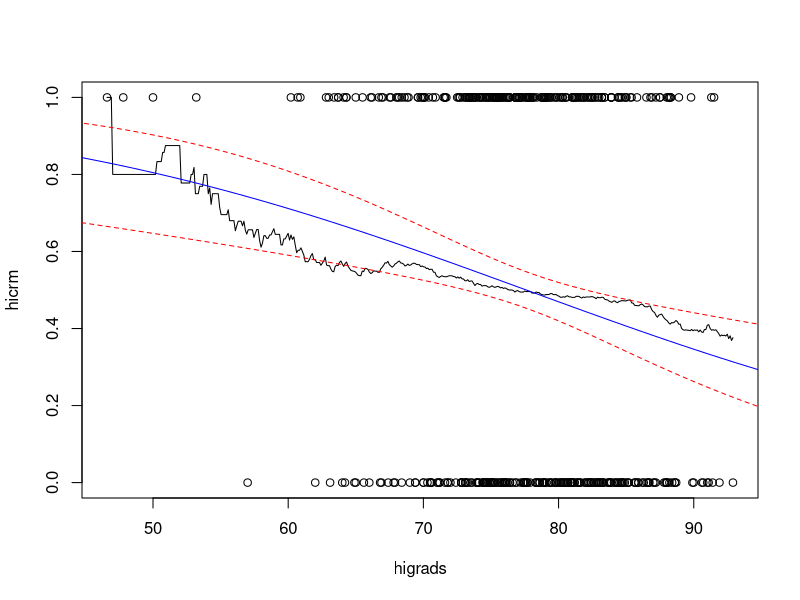
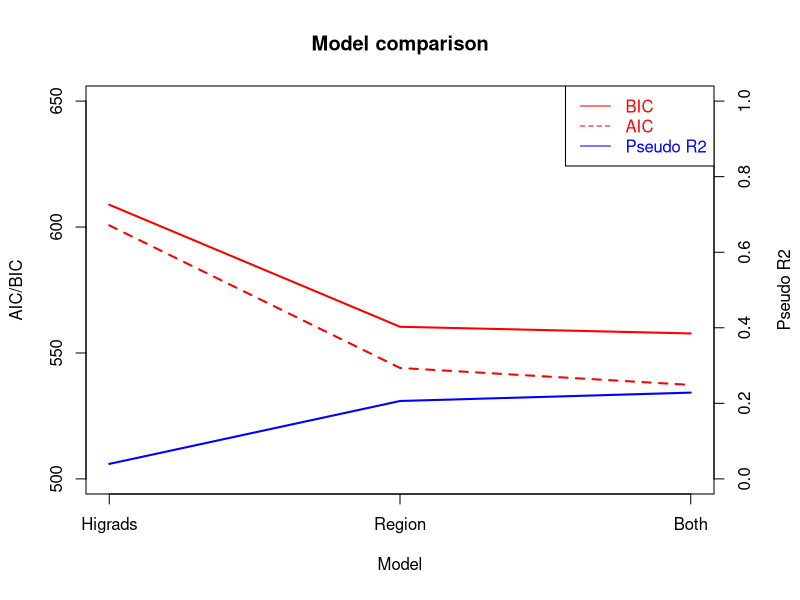
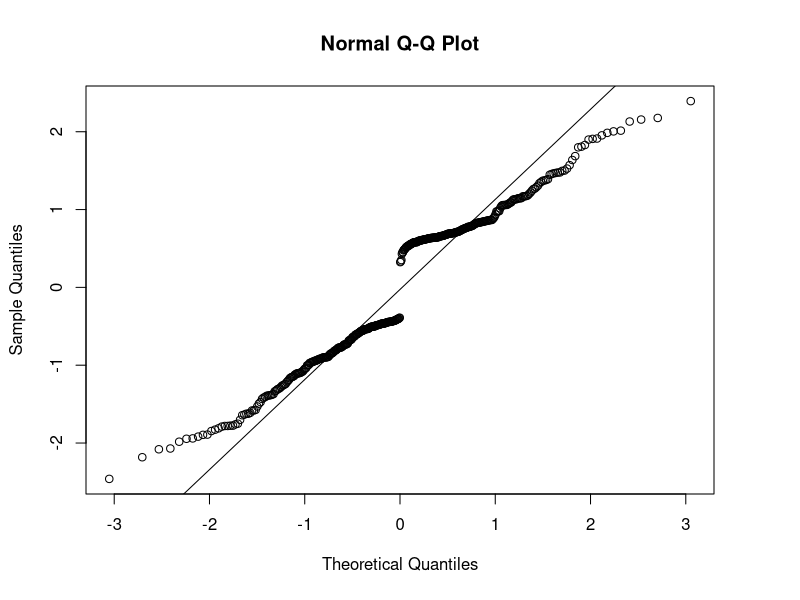
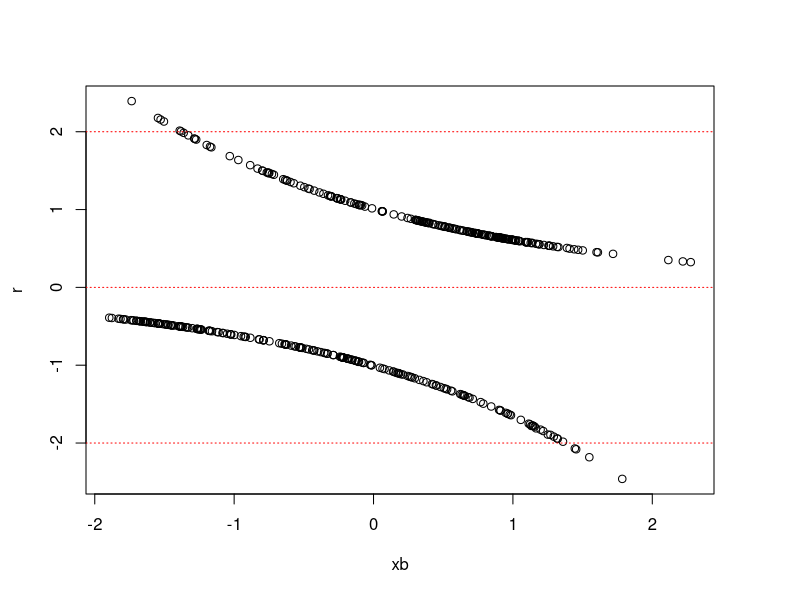
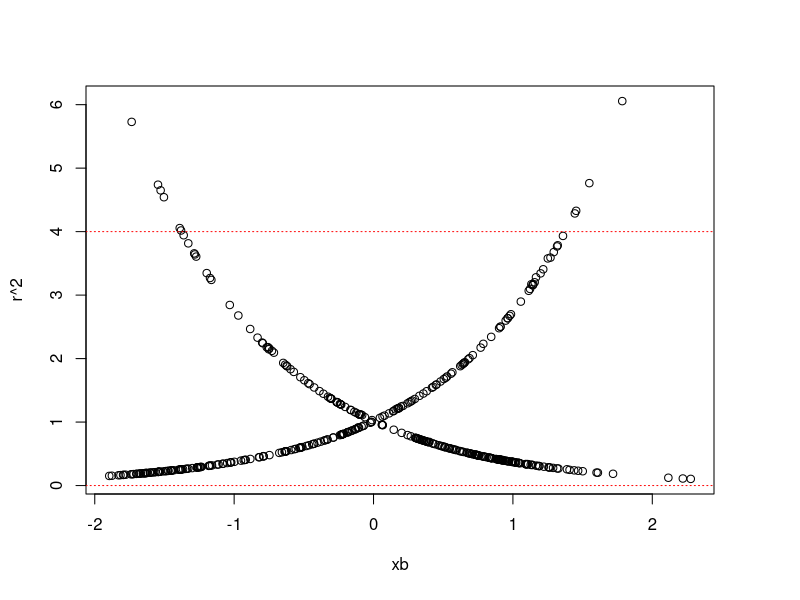
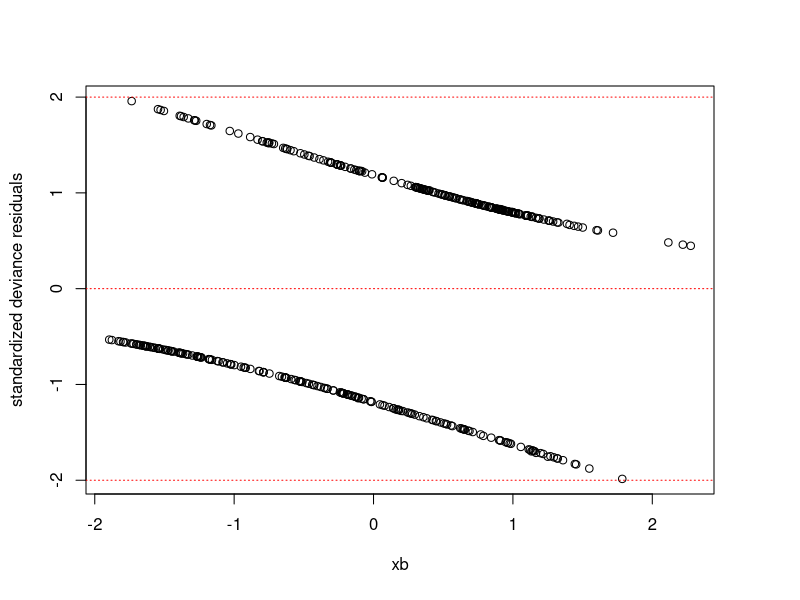
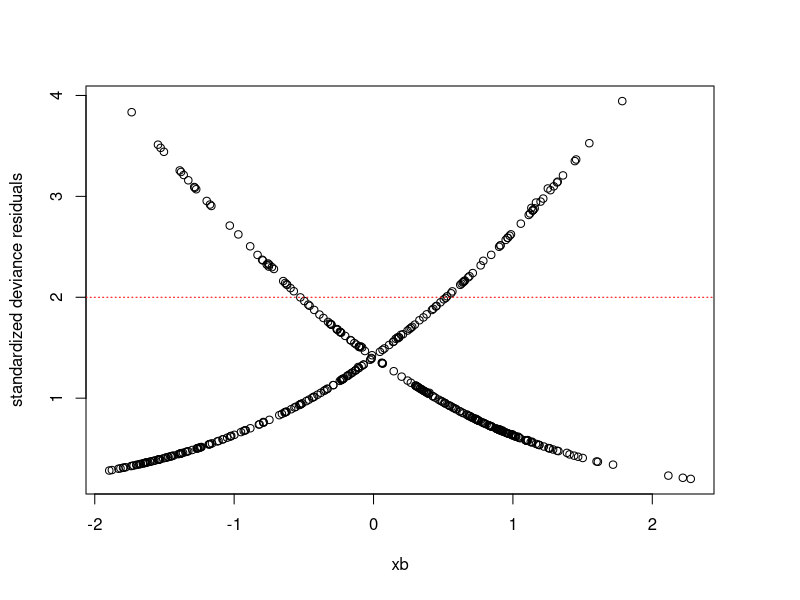
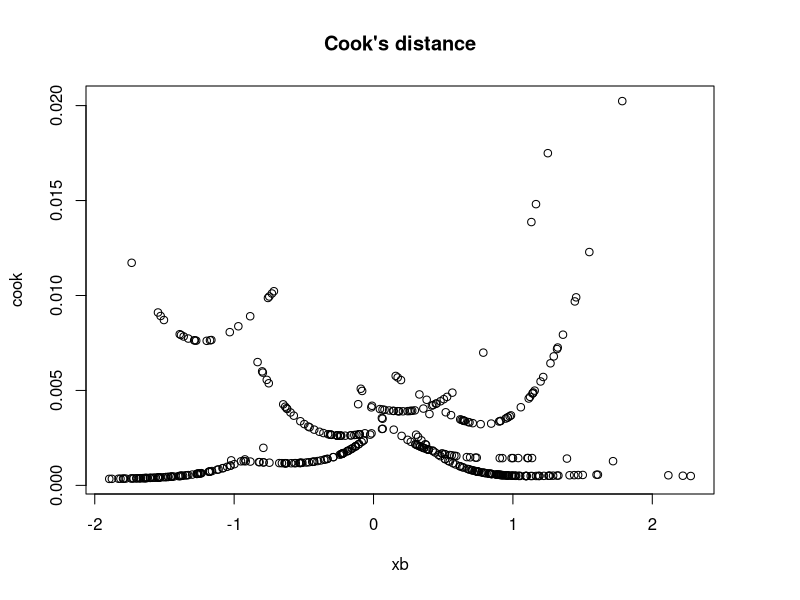

The R source for these figures, in order:
## ---- chunk 1
knitr::opts_chunk$set(
  echo = FALSE,
  collapse = TRUE,
  comment = "#>"
)
## ---- chunk 2
library(ggplot2)
library(knitr)
library(dplyr)
#library(rlist)
library(purrr)
library(pscl)

cdi <- read.delim("CDI.txt")
 
region.names <- c("Northeast", "Midwest", "South", "West")
cdi$region <- factor(cdi$region, levels = c(1, 2, 3, 4),
                     labels = region.names)
  
cdi$crm1000 <- 1000 * cdi$crimes / cdi$popul
cdi$crm1000 <- 1000 * cdi$crimes / cdi$popul
cdi$phys1000 = 1000 * cdi$phys / cdi$popul


median = summary(cdi$crm1000)["Median"]

cdi <- cbind(cdi, hicrm = ifelse(cdi$crm1000 < median, 0, 1))
## ---- chunk 3
variables = t(cbind("id", "county", "state", "area", "popul", "pop1834", "pop65plus", "phys", "beds", "crimes", "higrads", "bachelors", "poors", "unemployed", "percapitaincome", "totalincome", "region"))

descriptions = t(cbind("identification number, 1–440", "county name", "state abbreviation", "land area (square miles)", "estimated 1990 population", "percent of 1990 CDI population aged 18–34", "percent of 1990 CDI population aged 65 years old or older", "number of professionally active nonfederal physicians during 1990", "total number of beds, cribs and bassinets during 1990", "total number of serious crimes in 1990 (including murder, rape, robbery,
aggravated assault, burglary, larceny-theft, motor vehicle theft)", "percent of adults (25 yrs old or older) who completed at least 12 years of school", "percent of adults (25 yrs old or older) with bachelor’s degree", "Percent of 1990 CDI population with income below poverty level", "percent of 1990 CDI labor force which is unemployed", "per capita income of 1990 CDI population (dollars)", "total personal income of 1990 CDI population (in millions of dollars)", "Geographic region classification used by the U.S. Bureau of the Census, where
1 = Northeast, 2 = Midwest, 3 = South, 4 = West"))
variable.table = cbind(variables, descriptions)

kable(variable.table, caption = "CDI varibles", col.names = c("Variable", "Description"))
## ---- chunk 4
with(cdi, {
   plot(hicrm ~ higrads)
   lines(ksmooth(higrads, hicrm, bandwidth = 20))
})

model.higrads <- glm(hicrm ~ higrads, data = cdi, family = "binomial")
sum <- summary(model.higrads)

x0 <- data.frame(higrads = seq(0, 100, 1))

predx <- cbind(x0, prob = predict(model.higrads, x0, type = "response"))
with(predx, lines(higrads, prob, col = "blue"))

# calculate conf.int for the linear part x*beta:
standard.error <- 1.96
xb <- predict(model.higrads, x0, se.fit = TRUE)
ci.xb <- data.frame(lwr = xb$fit - standard.error * xb$se.fit,
                    upr = xb$fit + standard.error * xb$se.fit)

# transform to CI for the odds:
ci.odds <- exp(ci.xb)

# and finally CI for the probabilities and add to the plot:
predx <- cbind(predx, ci.odds / (1 + ci.odds))
with(predx, {
  lines(higrads, lwr, lty = 2, col = "red")
  lines(higrads, upr, lty = 2, col = "red")
})

## ---- chunk 5
to.prob = function(odds) {
  return (odds / (1 + odds))
}

coeff.beta <- model.higrads$coefficients

ci.beta <- suppressMessages(confint(model.higrads))

beta.p <- sum$coefficients[, "Pr(>|z|)"] * 100

table.beta.ci <- cbind("Estimate" = coeff.beta, ci.beta, "P-value (%)" = beta.p)
row.names(table.beta.ci) <- c("$\\beta_0$", "$\\beta_1$")

kable(table.beta.ci, caption = "Test", digits = 3)

## ---- chunk 6
beta.higrads <- exp(coeff.beta["higrads"])

decrease.one.percent <- 1 - beta.higrads
decrease.ten.percent <- 1 - beta.higrads^10

display.percent <- function(value) {
  return(round(value * 100, digits=1))
}

decrease.one.percent
decrease.ten.percent
## ---- chunk 7
x0 <- data.frame(higrads = c(65, 85))


predx <- cbind(x0, prob = predict(model.higrads, x0, type = "response"))

xb <- predict(model.higrads, x0, se.fit = TRUE)
ci.xb <- data.frame(lwr = xb$fit - standard.error * xb$se.fit,
                    upr = xb$fit + standard.error * xb$se.fit)
# transform to CI for the odds:
ci.odds <- exp(ci.xb)

# and finally CI for the probabilities and add to the plot:
predx <- cbind(predx, to.prob(ci.odds))

kable(predx, col.names = c("Higrads", "Probability", "2.5 %", "97.5 %"), caption = "Test")
## ---- chunk 8

calc.sense.spec = function(model) {
  pred.counties <- cdi

  pred.counties <- cbind(pred.counties, prob.hicrm = predict(model, pred.counties, type = "response"))
  pred.counties <- cbind(pred.counties, pred.hicrm = ifelse(pred.counties$prob.hicrm > 0.5, 1, 0))
  
  num.hicrm <- sum(pred.counties$hicrm)
  
  # Sensitivity
  true.postive <- with(pred.counties, ifelse(pred.hicrm == 1 & hicrm == 1, 1, 0))
  sensitivity <- sum(true.postive) / num.hicrm
  sensitivity
  
  # Specificity
  true.negative <- with(pred.counties, ifelse(pred.hicrm == 0 & hicrm == 0, 1, 0))
  specificity <- sum(true.negative) / num.hicrm
  specificity
  
  metrics <- data.frame(
    sensitivity,
    specificity
  )
  
  return(metrics)
}

sense.spec.higrads <- calc.sense.spec(model.higrads)

sensitivity.higrads <- sense.spec.higrads$sensitivity
specificity.higrads <- sense.spec.higrads$specificity

## ---- chunk 9

cross.table <- table(cdi %>% select(region, hicrm))

kable(cross.table, col.names = c("Low crime", "High crime"), caption = "Test")

reference.level <- "South"

#prop.table(cross.table)
#prop.table(cross.table, 1)
#prop.table(cross.table, 2)

## ---- chunk 10
# Set reference
cdi$region <- relevel(cdi$region, ref = reference.level)

model.region <- glm(hicrm ~ region, data = cdi, family = "binomial")

coeff.beta <- model.region$coefficients

ci.beta <- suppressMessages(confint(model.region))

beta.p <- sum$coefficients[, "Pr(>|z|)"] * 100

table.beta.ci <- cbind("Estimate" = coeff.beta, ci.beta, "P-value (%)" = beta.p)
row.names(table.beta.ci) <- c("$\\beta_0$", "$\\beta_1$", "$\\beta_2$", "$\\beta_3$")

kable(table.beta.ci, caption = "Test", digits = 3)

## ---- chunk 11
beta.region <- exp(coeff.beta)

table.beta.ci <- cbind("OR" = exp(coeff.beta), exp(ci.beta))
table.beta.ci <- table.beta.ci[-c(1), ]

row.names(table.beta.ci) <- region.names[region.names != reference.level]

kable(table.beta.ci, caption = "Test", digits = 1)


## ---- chunk 12


pred.counties <- subset(cdi, select = c(county, region, hicrm))

x0 <- data.frame(region = region.names)

pred <- predict(model.region, x0, se.fit = TRUE, type = "response")


## confidence interval for log-odds
ci.prob <- cbind("2.5 %" = pred$fit - standard.error * pred$se.fit, 
                "97.5 %" = pred$fit + standard.error * pred$se.fit)


table.prob.ci <- cbind("Estimate" = pred$fit * 100, ci.prob * 100)
row.names(table.prob.ci) <- region.names

kable(table.prob.ci, caption = "Test", digits = 1)


## ---- chunk 13
sense.spec.region <- calc.sense.spec(model.region)

sensitivity.region <- sense.spec.region$sensitivity
specificity.region <- sense.spec.region$specificity

## ---- chunk 14

compare.sense <- data.frame(
  "Covariate" = c("Higrads", "Region"),
  "Sensitivity" = c(sensitivity.higrads, sensitivity.region),
  "Specificity" = c(specificity.higrads, specificity.region)
);
kable(compare.sense, caption = "Test", digits = 2)

## ---- chunk 15
model.both <- glm(hicrm ~ higrads + region, data = cdi, family = "binomial")

model.names <- c("Higrads", "Region", "Both")
models <- list(model.higrads, model.region, model.both)

calc.metrics = function(model) {
  calc.aic <- AIC(model)
  calc.bic <- AIC(model, k = log(nrow(cdi)))
  sense.spec <- calc.sense.spec(model)
  
  pseudo.R2 <- pR2(model)["r2CU"]
  
  metrics <- data.frame(
    aic = calc.aic,
    bic = calc.bic,
    sensitivity = sense.spec$sensitivity,
    specificity = sense.spec$specificity,
    PseudoR2 = pseudo.R2
  )
  
  return (metrics)
}
calc.metrics.models = function(models, model.names) {
  models.metrics <- lapply(models, calc.metrics)

  compare.models <- do.call(rbind, models.metrics)
  compare.models <- cbind(model.name = model.names, compare.models)
  rownames(compare.models) <- NULL
  
  return (compare.models)  
}

compare.models <- calc.metrics.models(models, model.names)
compare.models
## ---- chunk 16

n <- nrow(compare.models)
x <- 1:n
with(compare.models, {
  par(mar = c(5, 4, 4, 4) + 0.3)  # Leave space for second axis
  
  plot(x, rep(0, n), type = "n", ylim = c(500, 650), xaxt = "n",
       ylab = "AIC/BIC", xlab = "Model",
       main = "Model comparison")
  axis(1, at = x, labels = model.name)
  lines(x, aic, col = "red", lty = 2, lwd = 2)
  lines(x, bic, col = "red", lty = 1, lwd = 2)
  
  par(new = TRUE)
  plot(x, rep(0, n), type = "n", axes = FALSE, ylim = c(0, 1), xaxt = "n",
     xlab = "", ylab = "")
  lines(x, PseudoR2, col = "blue", lty = 1, lwd = 2)
  best.model <- 3
  axis(side=4, at = pretty(c(0, 1)))
  mtext("Pseudo R2", side=4, line=3)
  
  legend("topright",legend=c("BIC", "AIC","Pseudo R2"),
    text.col=c("red","red", "blue"), lty=c(1, 2, 1),col=c("red","red", "blue"))
  
})
## ---- chunk 17

xb <- predict(model.both)


cdi$v <- influence(model.both)$hat

#Pearson Standardized residuals
cdi$r <- influence(model.both)$pear.res / sqrt(1 - influence(model.both)$hat)
summary(cdi$r)

qqnorm(cdi$r)
qqline(cdi$r)
with(cdi, plot(r ~ xb))
abline(h = c(-2, 0, 2), col = "red", lty = 3)
#^2
with(cdi, plot(r^2 ~ xb))
abline(h = c(0, 2^2), col = "red", lty = 3)


#Squares standardized pearson residuals 
cdi$ds <- influence(model.both)$dev.res / sqrt(1 - influence(model.both)$hat)
summary(cdi$ds)
with(cdi, plot(ds ~ xb, 
                  ylab = "standardized deviance residuals"))
abline(h = c(-2, 0, 2), col = "red", lty = 3)
#^2
with(cdi, plot(ds^2 ~ xb, 
                  ylab = "standardized deviance residuals"))
abline(h = c(-2, 0, 2), col = "red", lty = 3)



#Cook's
cdi$cook <- cooks.distance(model.both)
summary(cdi$cook)
with(cdi, plot(cook ~ xb, main = "Cook's distance"))
abline(h = c(1, 4 / n), col = "red", lty = 3)

with(cdi, plot(cook ~ region, main = "Cook's distance"))
abline(h = c(1, 4 / n), col = "red", lty = 3)

with(cdi, plot(cook ~ higrads, main = "Cook's distance"))
abline(h = c(1, 4 / n), col = "red", lty = 3)


## ---- chunk 18
model.interaction <- glm(hicrm ~ higrads*region, data = cdi, family = "binomial")

anova(model.both, model.interaction)

(Ddiff <- model.interaction$null.deviance - model.interaction$deviance)
# P-value for the test:
(dfdiff <- model.interaction$df.null - model.interaction$df.residual)


aicInteraction <- AIC(model.interaction)
bicInteraction <- AIC(model.interaction, k = log(nrow(cdi)))
sensitivityInteraction <- calc.metrics(model.interaction)[1]
specificityInteraction <- calc.metrics(model.interaction)[2]
R2pseudoInteraction <- pR2(model.interaction)[6]
 interaction.data <- cbind("aic" = aicInteraction, "bic" = bicInteraction, "sensitivity" = sensitivityInteraction, "spedificity" = specificityInteraction, "Pseudo R2" = R2pseudoInteraction)

rownames(interaction.data)[rownames(interaction.data)=="r2CU"] <- "Interaction model"

interaction.data


## ---- chunk 19
model.1 <- glm(hicrm ~ higrads, data = cdi, family = "binomial")
model.2 <- glm(hicrm ~ higrads + region, data = cdi, family = "binomial")
model.3 <- glm(hicrm ~ higrads + region + poors, data = cdi, family = "binomial")
model.4 <- glm(hicrm ~ higrads + region + poors + phys1000, data = cdi, family = "binomial")


model.names <- c("H", "H + R", "H + R + Poors", "H + R + Poors + Phys1000")
models <- list(model.1, model.2, model.3, model.4)



compare.models <- calc.metrics.models(models, model.names)

compare.models

 
## ---- chunk 20

top.model <- glm(hicrm ~ region + poors + phys1000, data = cdi, family = "binomial")

metrics <- calc.metrics(top.model)
rownames(metrics) <- c("Best")

metrics
